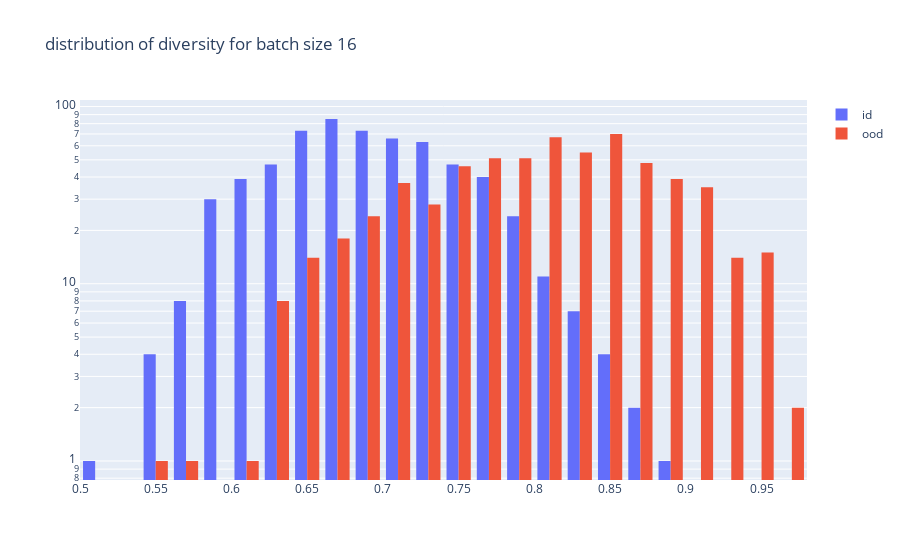
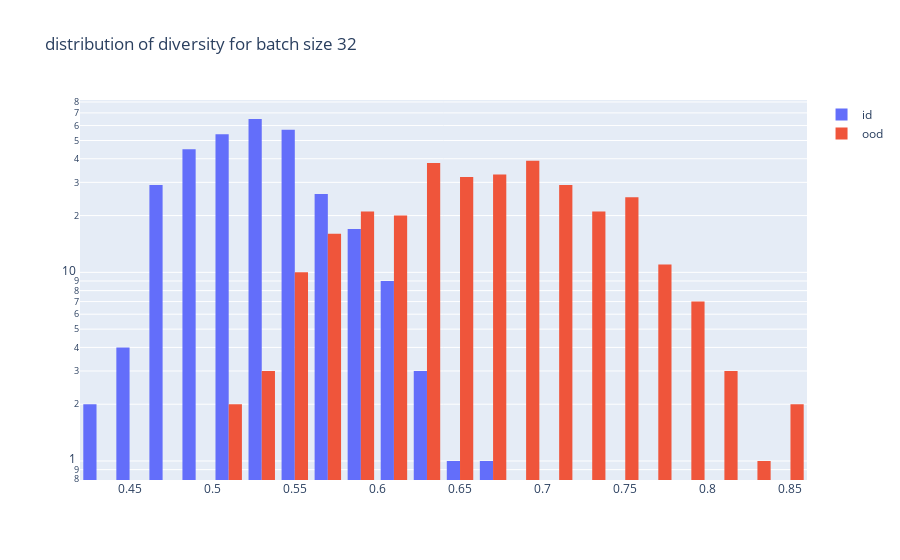
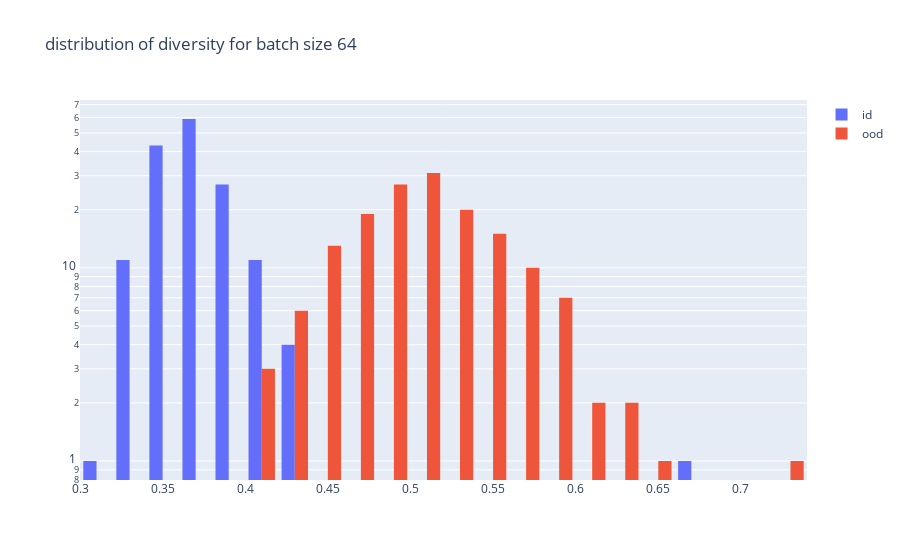
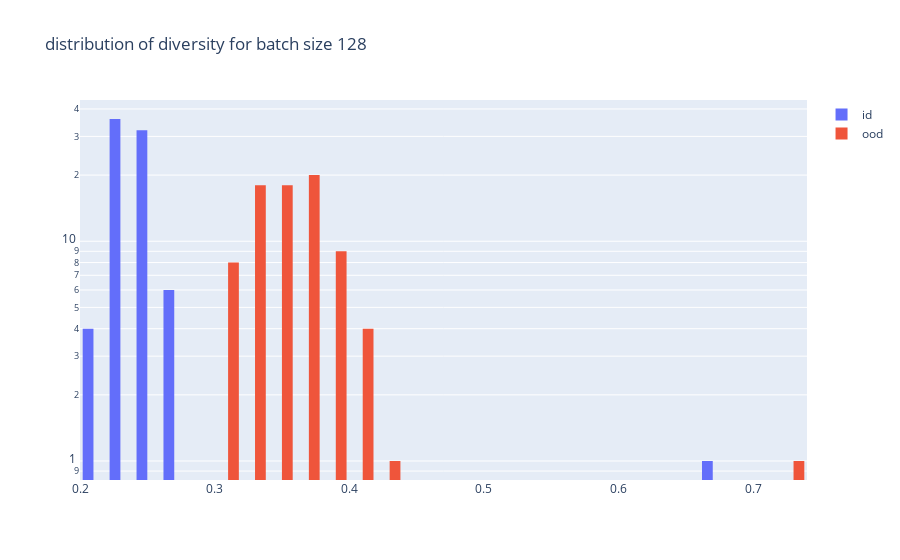

These figures' notebook cell, in order:
### Code cell
def make_histogram(df: pd.DataFrame, batch_size: int):
    fig = go.Figure()
    for s in df.source.unique():
        sel_df = df[df["source"] == s]
        fig.add_trace(go.Histogram(x=sel_df.diversity.to_numpy(), name=s))
    fig.update_layout(
        title=f"distribution of diversity for batch size {batch_size}",
        yaxis_type="log",
    )
    fig.show()


for bs in [16, 32, 64, 128, 256, 512]:
    df = process_df(df_one, bs)
    make_histogram(df, bs)

### Figure 1 — Plotly figure (JSON) as saved in the notebook; plotly's stock layout.template omitted (floating-point values rounded to 4 significant figures; data arrays with more than 128 entries replaced by an {"elided": "..."} marker saying what was removed)
{"data": [{"name": "id", "type": "histogram", "x": {"elided": "625 float values"}}, {"name": "ood", "type": "histogram", "x": {"elided": "625 float values"}}], "layout": {"autosize": true, "title": {"text": "distribution of diversity for batch size 16"}, "xaxis": {"autorange": true, "range": [0.5, 0.98], "type": "linear"}, "yaxis": {"autorange": true, "range": [-0.1072, 2.037], "type": "log"}}}

### Figure 2 — Plotly figure (JSON) as saved in the notebook; plotly's stock layout.template omitted (floating-point values rounded to 4 significant figures; data arrays with more than 128 entries replaced by an {"elided": "..."} marker saying what was removed)
{"data": [{"name": "id", "type": "histogram", "x": {"elided": "313 float values"}}, {"name": "ood", "type": "histogram", "x": {"elided": "313 float values"}}], "layout": {"autosize": true, "title": {"text": "distribution of diversity for batch size 32"}, "xaxis": {"autorange": true, "range": [0.42, 0.86], "type": "linear"}, "yaxis": {"autorange": true, "range": [-0.1007, 1.914], "type": "log"}}}

### Figure 3 — Plotly figure (JSON) as saved in the notebook; plotly's stock layout.template omitted (floating-point values rounded to 4 significant figures; data arrays with more than 128 entries replaced by an {"elided": "..."} marker saying what was removed)
{"data": [{"name": "id", "type": "histogram", "x": {"elided": "157 float values"}}, {"name": "ood", "type": "histogram", "x": {"elided": "157 float values"}}], "layout": {"autosize": true, "title": {"text": "distribution of diversity for batch size 64"}, "xaxis": {"autorange": true, "range": [0.3, 0.74], "type": "linear"}, "yaxis": {"autorange": true, "range": [-0.09838, 1.869], "type": "log"}}}

### Figure 4 — Plotly figure (JSON) as saved in the notebook; plotly's stock layout.template omitted (floating-point values rounded to 4 significant figures)
{"data": [{"name": "id", "type": "histogram", "x": [0.2405, 0.2436, 0.2466, 0.2192, 0.2376, 0.2388, 0.2271, 0.2589, 0.2316, 0.2471, 0.2474, 0.2471, 0.2404, 0.2713, 0.2481, 0.2313, 0.2383, 0.2359, 0.2477, 0.2396, 0.2455, 0.265, 0.2423, 0.2448, 0.2316, 0.2503, 0.2333, 0.2529, 0.2266, 0.232, 0.2309, 0.2721, 0.2464, 0.2321, 0.2197, 0.2546, 0.2381, 0.239, 0.2188, 0.2445, 0.2389, 0.2374, 0.2303, 0.2384, 0.262, 0.2497, 0.2572, 0.2396, 0.258, 0.227, 0.2196, 0.2567, 0.2395, 0.2449, 0.2444, 0.2348, 0.2272, 0.2381, 0.2408, 0.2494, 0.2364, 0.2302, 0.2357, 0.2528, 0.248, 0.2641, 0.2432, 0.2263, 0.2622, 0.2366, 0.2455, 0.2421, 0.238, 0.2272, 0.2368, 0.2279, 0.2317, 0.2469, 0.6693]}, {"name": "ood", "type": "histogram", "x": [0.303, 0.3377, 0.3563, 0.37, 0.3638, 0.3501, 0.3544, 0.3888, 0.3935, 0.3466, 0.3254, 0.3784, 0.3675, 0.415, 0.4043, 0.3099, 0.3769, 0.3367, 0.3554, 0.3747, 0.3264, 0.3795, 0.3217, 0.3478, 0.3708, 0.3576, 0.347, 0.4039, 0.3446, 0.3462, 0.3395, 0.4025, 0.3286, 0.3757, 0.3476, 0.382, 0.3055, 0.3344, 0.3151, 0.3973, 0.395, 0.3702, 0.3585, 0.3225, 0.3674, 0.3344, 0.381, 0.3841, 0.3732, 0.3692, 0.3026, 0.3698, 0.3205, 0.3899, 0.3562, 0.3889, 0.3065, 0.3689, 0.3167, 0.338, 0.3495, 0.3703, 0.3439, 0.3553, 0.3723, 0.3772, 0.37, 0.3015, 0.4257, 0.3267, 0.3679, 0.3399, 0.3342, 0.3528, 0.3362, 0.327, 0.3567, 0.3347, 0.733]}], "layout": {"autosize": true, "title": {"text": "distribution of diversity for batch size 128"}, "xaxis": {"autorange": true, "range": [0.2, 0.74], "type": "linear"}, "yaxis": {"autorange": true, "range": [-0.08646, 1.643], "type": "log"}}}
